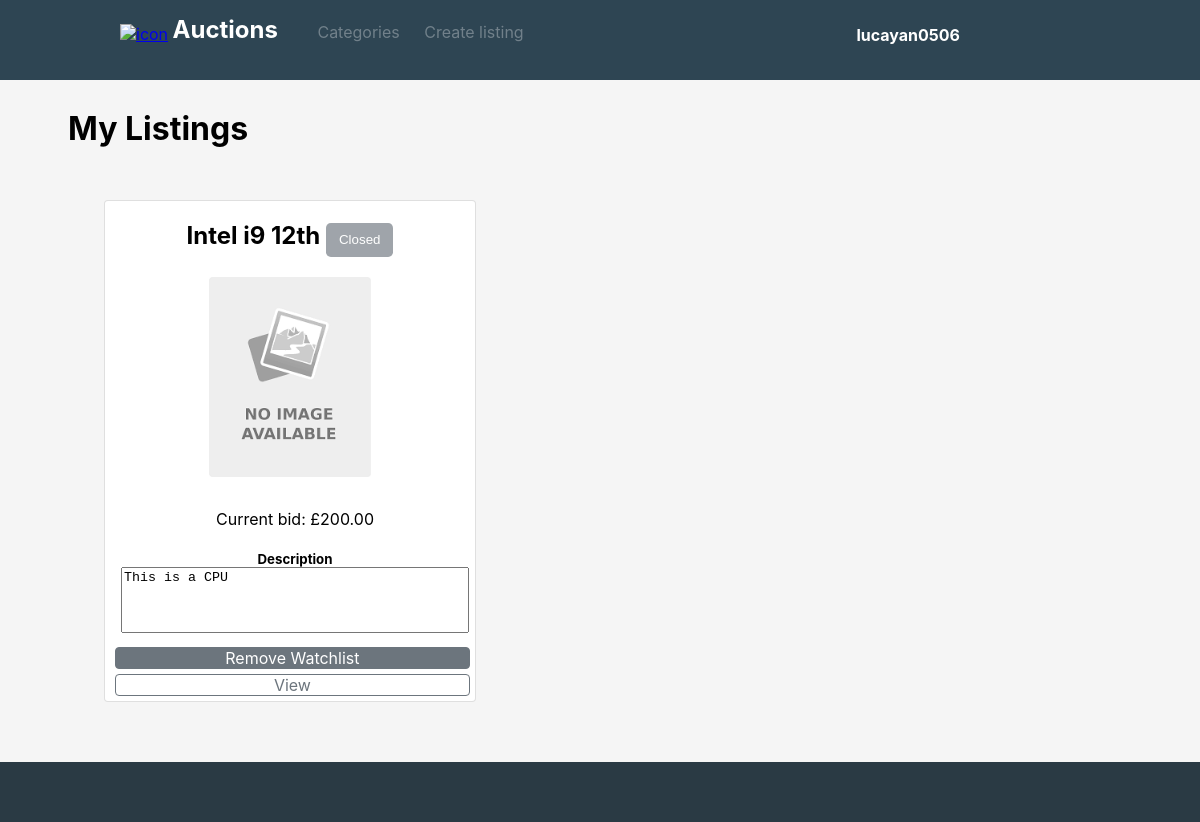
/my_listing/ (signed in), run on the app's committed database.
### auctions/models.py (models this page shows, shortened)
class User(AbstractUser):
    pass

class Auction(models.Model):
    author = models.ForeignKey(User, on_delete= CASCADE, default=1)
    title = models.CharField(max_length=23)
    categorie = models.ForeignKey(categories ,on_delete=models.CASCADE, default=5)
    image = models.CharField(max_length=2048,blank=True)
    bid = models.IntegerField()
    description = models.TextField()
    isActive = models.BooleanField(default=True,blank=True)
    watchlist = models.ManyToManyField(User,blank=True,related_name="watchlist")

### auctions/views.py (the view)
# urls.py: path('my_listing/',views.my_listing_view, name='my_listing')
def my_listing_view(request):
    stuff_in_watchlist = []
    for stuff in Auction.objects.filter(author = request.user):
        stuff_in_watchlist.append(stuff.watchlist.filter(pk = request.user.pk).exists())
    stuffs = zip(Auction.objects.filter(author = request.user),stuff_in_watchlist)
    return render(request, "auctions/index.html",{
            'title' : "My Listings",
            'auction': stuffs,
            'path':'index',
    })

### auctions/context_processors.py (called while the page is built)
def categories_processor(request):
    return {'categories': categories.objects.all()}

### auctions/models.py (called while the page is built)
    def __str__(self):
        return self.categorie

### auctions/templates/auctions/index.html (shortened to what this page needs)
{% extends "auctions/layout.html" %}
{% block body %}
    <h1>{{title}}</h1>
    <div id="auctions-container">
        {% for n,stuff_in_watchlist in auction %}
            <div id="card">
                <h2>{{ n.title }}
                    {% if not n.isActive %}
                    <button class="btn disabled">Closed</button>
                    {% endif %}
                </h2>
                <div style="height: 200px;">
                    <img id="img" src="{{n.image}}" onerror="standby(this)"/>
                </div>
                <div style="position:absolute;bottom:0px;">
                    <p>Current bid: £{{ n.bid }}.00</p>
                    <h5 style="margin-bottom:0px;">Description</h5>
                    <textarea style="resize:none;margin-bottom:10px;width:95%" cols="39" rows="4" readonly>{{ n.description }}</textarea>
                    {% if user.is_authenticated %}
                        {% if stuff_in_watchlist %}
                            <a id="remove-watchlist" href="{% url 'remove_from_watchlist' n.pk %}?next={{path}}">Remove Watchlist</a>
                        {% else %}
                            <a href="{% url 'add_to_watchlist' n.pk %}?next={{path}}">Add Watchlist</a>
                        {% endif %}
                        <a href="{% url 'listing_page' n.pk %}">View</a>
                    {% else %}
                    <a href="{% url 'listing_page' n.pk %}" style="padding-top:10px;padding-bottom:10px">View</a>
                    {% endif %}
                </div>
            </div>
        {% endfor %}
    </div>
{% endblock %}

### auctions/templates/auctions/layout.html (shortened to what this page needs)
{% load static %}
<!DOCTYPE html>
<html lang="en">
    <head>
        <link href="{% static 'auctions/styles.css' %}" rel="stylesheet">
    </head>
    <body>
        <div class="body">
            <nav class="nav-bar">
                <span class="left" >
                    <a id="logo-img" href="{% url 'index' %}"><img style="vertical-align:middle;" src="https://cdn-icons-png.flaticon.com/512/345/345629.png" alt="icon" width="50px"/></a>
                    <a id="logo-txt" href="{% url 'index' %}"><b>Auctions</b></a>
                    <label id="nav-link" name="categories" style="padding-bottom:20px">Categories</label>
                    {% if user.is_authenticated %}
                        <a href="{% url 'create_list' %}" id="nav-link">Create listing</a>
                    {% else %}
                        <a id="nav-link" href="{% url 'login' %}">Log In</a>
                        <a id="nav-link" href="{% url 'register' %}">Register</a>
                    {% endif %}
                </span>
                <span class="right">
                    {% if user.is_authenticated %}
                        <strong name="user-name">{{ user.username }}</strong>
                    {% else %}
                        Not signed in.
                    {% endif %}
                </span>
            </nav>
            <br/>
            {% block body %}
            {% endblock %}
        </div>
        <footer style="clear:both">
        </footer>
    </body>
</html>

### auctions/static/auctions/styles.css (style rules this page uses)
.nav-bar,footer { min-width: 200px; }
body { background-color: whitesmoke; }
.body { font-family: -apple-system,BlinkMacSystemFont,"Segoe UI",Roboto,"Helvetica Neue",Arial,"Noto Sans",sans-serif,"Apple Color Emoji","Segoe UI Emoji","Segoe UI Symbol","Noto Color Emoji"; padding: 60px; min-height: calc(100vh - 188px); }
.nav-bar { background-color: #2e4553; width: 100%; height: 50px;; padding-top:15px; padding-bottom: 15px; position:absolute; top:0px; left:0px; }
.nav-bar .left { float: left; width: 50%; margin-left:10%; }
.left #logo-txt { cursor: pointer; -webkit-user-select: none; -moz-user-select: none; -ms-user-select: none; user-select: none; font-size:24px; color:white; text-decoration: none; padding-right:15px; }
#nav-link { cursor: pointer; -webkit-user-select: none; -moz-user-select: none; -ms-user-select: none; user-select: none; color:rgba(255, 255, 255, 0.322); text-decoration: none; padding-left:20px; }
.nav-bar .right { color:rgb(114, 114, 114); height: 50px; float: left; width: 30%; padding-top:10px; text-align: right; }
footer { background-color: #2a3a44; position:absolute; left:0px; width: 100%; height:60px; color:white; }
strong[name="user-name"] { cursor: pointer; -webkit-user-select: none; -moz-user-select: none; -ms-user-select: none; user-select: none; color:white; padding-bottom: 20px; }
.btn { color: #fff; background-color: #007bff; border-color: #007bff; padding: .375rem .75rem; line-height: 1.5; border-radius: .25rem; transition: color .15s ease-in-out,background-color .15s ease-in-out,border-color .15s ease-in-out,box-shadow .15s ease-in-out; }
.disabled { pointer-events: none; opacity: .65; border-radius: .3rem; color: #fff; background-color: #6c757d; border: 1px solid transparent; padding: .375rem .75rem; }
#card { background-color: white; float:left; width:min(85%,350px); height: 500px; margin-left:3vw; margin-top:30px; padding-left:10px; padding-right: 10px; border: 1px solid rgba(0,0,0,.125); border-radius: .25rem; text-align: center; position: relative; }
#card h2 { overflow :hidden; white-space: nowrap; text-overflow: ellipsis; }
#card img { display: flex; margin-left:auto; margin-right:auto; max-width: min(100%,350px); height:200px; }
#card a, .watchlist-link { display: inline-block; font-size: 1rem; font-weight: normal; text-decoration: none; text-align: center; margin-right: 0.6rem; width: 98%; margin-bottom: 5px; color: #6c757d; border: 1px solid #6c757d; border-radius: 0.25rem; transition: color .15s ease-in-out,background-color .15s ease-in-out,border-color .15s ease-in-out,box-shadow .15s ease-in-out; }
#remove-watchlist { color: white !important;; background-color:#6c757d ; }
@media only screen and (max-width: 1300px) { .nav-bar .left { width: 60%; } }
@media only screen and (max-width: 1300px) { .nav-bar .right { width: 10%; } }

### data on the page
User: username "lucayan0506"
Auction: title "Intel i9 12th", isActive "Closed", bid "200", description "This is a CPU"

### other printed values
{{ title }} "My Listings"
